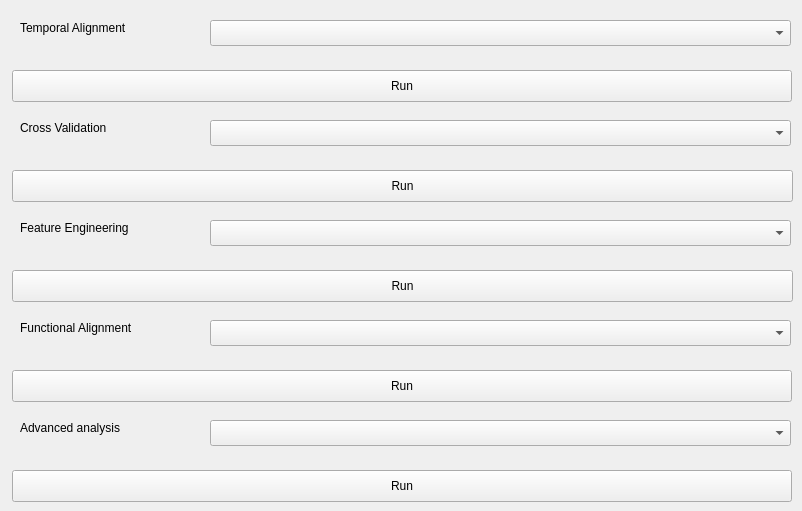
   <widget class="QWidget" name="tab_7">
    <attribute name="title">
     <string>Feature Design</string>
    </attribute>
    <widget class="QLabel" name="label_40">
     <property name="geometry">
      <rect>
       <x>20</x>
       <y>220</y>
       <width>191</width>
       <height>16</height>
      </rect>
     </property>
     <property name="text">
      <string>Feature Engineering</string>
     </property>
    </widget>
    <widget class="QComboBox" name="cbFE">
     <property name="geometry">
      <rect>
       <x>210</x>
       <y>220</y>
       <width>581</width>
       <height>26</height>
      </rect>
     </property>
    </widget>
    <widget class="QPushButton" name="btnFERun">
     <property name="geometry">
      <rect>
       <x>12</x>
       <y>270</y>
       <width>781</width>
       <height>32</height>
      </rect>
     </property>
     <property name="text">
      <string>Run</string>
     </property>
    </widget>
    <widget class="QLabel" name="label_46">
     <property name="geometry">
      <rect>
       <x>20</x>
       <y>120</y>
       <width>191</width>
       <height>16</height>
      </rect>
     </property>
     <property name="text">
      <string>Cross Validation</string>
     </property>
    </widget>
    <widget class="QPushButton" name="btnCVRun">
     <property name="geometry">
      <rect>
       <x>12</x>
       <y>170</y>
       <width>781</width>
       <height>32</height>
      </rect>
     </property>
     <property name="text">
      <string>Run</string>
     </property>
    </widget>
    <widget class="QComboBox" name="cbCV">
     <property name="geometry">
      <rect>
       <x>210</x>
       <y>120</y>
       <width>581</width>
       <height>26</height>
      </rect>
     </property>
    </widget>
    <widget class="QPushButton" name="btnFARun">
     <property name="geometry">
      <rect>
       <x>12</x>
       <y>370</y>
       <width>780</width>
       <height>32</height>
      </rect>
     </property>
     <property name="text">
      <string>Run</string>
     </property>
    </widget>
    <widget class="QComboBox" name="cbTA">
     <property name="geometry">
      <rect>
       <x>210</x>
       <y>20</y>
       <width>581</width>
       <height>26</height>
      </rect>
     </property>
    </widget>
    <widget class="QLabel" name="label_49">
     <property name="geometry">
      <rect>
       <x>20</x>
       <y>320</y>
       <width>191</width>
       <height>16</height>
      </rect>
     </property>
     <property name="text">
      <string>Functional Alignment</string>
     </property>
    </widget>
    <widget class="QPushButton" name="btnTARun">
     <property name="geometry">
      <rect>
       <x>12</x>
       <y>70</y>
       <width>780</width>
       <height>32</height>
      </rect>
     </property>
     <property name="text">
      <string>Run</string>
     </property>
    </widget>
    <widget class="QLabel" name="label_51">
     <property name="geometry">
      <rect>
       <x>20</x>
       <y>20</y>
       <width>191</width>
       <height>16</height>
      </rect>
     </property>
     <property name="text">
      <string>Temporal Alignment</string>
     </property>
    </widget>
    <widget class="QComboBox" name="cbFA">
     <property name="geometry">
      <rect>
       <x>210</x>
       <y>320</y>
       <width>581</width>
       <height>26</height>
      </rect>
     </property>
    </widget>
    <widget class="QPushButton" name="btnAARun">
     <property name="geometry">
      <rect>
       <x>12</x>
       <y>470</y>
       <width>780</width>
       <height>32</height>
      </rect>
     </property>
     <property name="text">
      <string>Run</string>
     </property>
    </widget>
    <widget class="QLabel" name="label_52">
     <property name="geometry">
      <rect>
       <x>20</x>
       <y>420</y>
       <width>191</width>
       <height>16</height>
      </rect>
     </property>
     <property name="text">
      <string>Advanced analysis</string>
     </property>
    </widget>
    <widget class="QComboBox" name="cbAA">
     <property name="geometry">
      <rect>
       <x>210</x>
       <y>420</y>
       <width>581</width>
       <height>26</height>
      </rect>
     </property>
    </widget>
   </widget>
